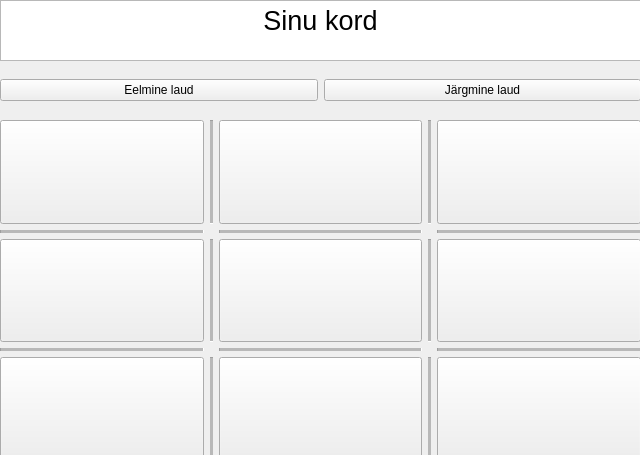
<?xml version="1.0" encoding="UTF-8"?>
<ui version="4.0">
 <class>mangulaudSisu</class>
 <widget class="QWidget" name="mangulaudSisu">
  <property name="geometry">
   <rect>
    <x>0</x>
    <y>0</y>
    <width>640</width>
    <height>455</height>
   </rect>
  </property>
  <property name="windowTitle">
   <string>Form</string>
  </property>
  <widget class="QWidget" name="horizontalLayoutWidget">
   <property name="geometry">
    <rect>
     <x>0</x>
     <y>60</y>
     <width>641</width>
     <height>61</height>
    </rect>
   </property>
   <layout class="QHBoxLayout" name="horizontalLayout_2">
    <item>
     <widget class="QPushButton" name="eelmineLaudNupp">
      <property name="text">
       <string>Eelmine laud</string>
      </property>
     </widget>
    </item>
    <item>
     <widget class="QPushButton" name="JargmineLaudNupp">
      <property name="text">
       <string>Järgmine laud</string>
      </property>
     </widget>
    </item>
   </layout>
  </widget>
  <widget class="QWidget" name="gridLayoutWidget">
   <property name="geometry">
    <rect>
     <x>0</x>
     <y>120</y>
     <width>641</width>
     <height>341</height>
    </rect>
   </property>
   <layout class="QGridLayout" name="gridLayout_2">
    <item row="2" column="1">
     <widget class="Line" name="line_8">
      <property name="lineWidth">
       <number>1</number>
      </property>
      <property name="midLineWidth">
       <number>3</number>
      </property>
      <property name="orientation">
       <enum>Qt::Vertical</enum>
      </property>
     </widget>
    </item>
    <item row="4" column="2">
     <widget class="QPushButton" name="pushButton_7">
      <property name="sizePolicy">
       <sizepolicy hsizetype="Minimum" vsizetype="Minimum">
        <horstretch>0</horstretch>
        <verstretch>0</verstretch>
       </sizepolicy>
      </property>
      <property name="font">
       <font>
        <pointsize>28</pointsize>
       </font>
      </property>
      <property name="text">
       <string/>
      </property>
     </widget>
    </item>
    <item row="0" column="2">
     <widget class="QPushButton" name="pushButton_1">
      <property name="sizePolicy">
       <sizepolicy hsizetype="Minimum" vsizetype="Minimum">
        <horstretch>0</horstretch>
        <verstretch>0</verstretch>
       </sizepolicy>
      </property>
      <property name="font">
       <font>
        <pointsize>28</pointsize>
       </font>
      </property>
      <property name="text">
       <string/>
      </property>
     </widget>
    </item>
    <item row="1" column="2">
     <widget class="Line" name="line_2">
      <property name="lineWidth">
       <number>1</number>
      </property>
      <property name="midLineWidth">
       <number>3</number>
      </property>
      <property name="orientation">
       <enum>Qt::Horizontal</enum>
      </property>
     </widget>
    </item>
    <item row="3" column="2">
     <widget class="Line" name="line_5">
      <property name="lineWidth">
       <number>1</number>
      </property>
      <property name="midLineWidth">
       <number>3</number>
      </property>
      <property name="orientation">
       <enum>Qt::Horizontal</enum>
      </property>
     </widget>
    </item>
    <item row="3" column="0">
     <widget class="Line" name="line_4">
      <property name="lineWidth">
       <number>1</number>
      </property>
      <property name="midLineWidth">
       <number>3</number>
      </property>
      <property name="orientation">
       <enum>Qt::Horizontal</enum>
      </property>
     </widget>
    </item>
    <item row="0" column="0">
     <widget class="QPushButton" name="pushButton_0">
      <property name="sizePolicy">
       <sizepolicy hsizetype="Minimum" vsizetype="Minimum">
        <horstretch>0</horstretch>
        <verstretch>0</verstretch>
       </sizepolicy>
      </property>
      <property name="font">
       <font>
        <pointsize>28</pointsize>
       </font>
      </property>
      <property name="text">
       <string/>
      </property>
     </widget>
    </item>
    <item row="2" column="4">
     <widget class="QPushButton" name="pushButton_5">
      <property name="sizePolicy">
       <sizepolicy hsizetype="Minimum" vsizetype="Minimum">
        <horstretch>0</horstretch>
        <verstretch>0</verstretch>
       </sizepolicy>
      </property>
      <property name="font">
       <font>
        <pointsize>28</pointsize>
       </font>
      </property>
      <property name="text">
       <string/>
      </property>
     </widget>
    </item>
    <item row="3" column="4">
     <widget class="Line" name="line_6">
      <property name="lineWidth">
       <number>1</number>
      </property>
      <property name="midLineWidth">
       <number>3</number>
      </property>
      <property name="orientation">
       <enum>Qt::Horizontal</enum>
      </property>
     </widget>
    </item>
    <item row="4" column="4">
     <widget class="QPushButton" name="pushButton_8">
      <property name="sizePolicy">
       <sizepolicy hsizetype="Minimum" vsizetype="Minimum">
        <horstretch>0</horstretch>
        <verstretch>0</verstretch>
       </sizepolicy>
      </property>
      <property name="font">
       <font>
        <pointsize>28</pointsize>
       </font>
      </property>
      <property name="text">
       <string/>
      </property>
     </widget>
    </item>
    <item row="4" column="1">
     <widget class="Line" name="line_9">
      <property name="lineWidth">
       <number>1</number>
      </property>
      <property name="midLineWidth">
       <number>3</number>
      </property>
      <property name="orientation">
       <enum>Qt::Vertical</enum>
      </property>
     </widget>
    </item>
    <item row="4" column="0">
     <widget class="QPushButton" name="pushButton_6">
      <property name="sizePolicy">
       <sizepolicy hsizetype="Minimum" vsizetype="Minimum">
        <horstretch>0</horstretch>
        <verstretch>0</verstretch>
       </sizepolicy>
      </property>
      <property name="font">
       <font>
        <pointsize>28</pointsize>
       </font>
      </property>
      <property name="text">
       <string/>
      </property>
     </widget>
    </item>
    <item row="2" column="0">
     <widget class="QPushButton" name="pushButton_3">
      <property name="sizePolicy">
       <sizepolicy hsizetype="Minimum" vsizetype="Minimum">
        <horstretch>0</horstretch>
        <verstretch>0</verstretch>
       </sizepolicy>
      </property>
      <property name="font">
       <font>
        <pointsize>28</pointsize>
       </font>
      </property>
      <property name="text">
       <string/>
      </property>
     </widget>
    </item>
    <item row="1" column="4">
     <widget class="Line" name="line_3">
      <property name="lineWidth">
       <number>1</number>
      </property>
      <property name="midLineWidth">
       <number>3</number>
      </property>
      <property name="orientation">
       <enum>Qt::Horizontal</enum>
      </property>
     </widget>
    </item>
    <item row="0" column="1">
     <widget class="Line" name="line_7">
      <property name="lineWidth">
       <number>1</number>
      </property>
      <property name="midLineWidth">
       <number>3</number>
      </property>
      <property name="orientation">
       <enum>Qt::Vertical</enum>
      </property>
     </widget>
    </item>
    <item row="2" column="2">
     <widget class="QPushButton" name="pushButton_4">
      <property name="sizePolicy">
       <sizepolicy hsizetype="Minimum" vsizetype="Minimum">
        <horstretch>0</horstretch>
        <verstretch>0</verstretch>
       </sizepolicy>
      </property>
      <property name="font">
       <font>
        <pointsize>28</pointsize>
       </font>
      </property>
      <property name="text">
       <string/>
      </property>
     </widget>
    </item>
    <item row="1" column="0">
     <widget class="Line" name="line">
      <property name="lineWidth">
       <number>1</number>
      </property>
      <property name="midLineWidth">
       <number>3</number>
      </property>
      <property name="orientation">
       <enum>Qt::Horizontal</enum>
      </property>
     </widget>
    </item>
    <item row="0" column="4">
     <widget class="QPushButton" name="pushButton_2">
      <property name="sizePolicy">
       <sizepolicy hsizetype="Minimum" vsizetype="Minimum">
        <horstretch>0</horstretch>
        <verstretch>0</verstretch>
       </sizepolicy>
      </property>
      <property name="font">
       <font>
        <pointsize>28</pointsize>
       </font>
      </property>
      <property name="text">
       <string/>
      </property>
     </widget>
    </item>
    <item row="0" column="3">
     <widget class="Line" name="line_10">
      <property name="lineWidth">
       <number>1</number>
      </property>
      <property name="midLineWidth">
       <number>3</number>
      </property>
      <property name="orientation">
       <enum>Qt::Vertical</enum>
      </property>
     </widget>
    </item>
    <item row="2" column="3">
     <widget class="Line" name="line_11">
      <property name="lineWidth">
       <number>1</number>
      </property>
      <property name="midLineWidth">
       <number>3</number>
      </property>
      <property name="orientation">
       <enum>Qt::Vertical</enum>
      </property>
     </widget>
    </item>
    <item row="4" column="3">
     <widget class="Line" name="line_12">
      <property name="lineWidth">
       <number>1</number>
      </property>
      <property name="midLineWidth">
       <number>3</number>
      </property>
      <property name="orientation">
       <enum>Qt::Vertical</enum>
      </property>
     </widget>
    </item>
   </layout>
  </widget>
  <widget class="QTextBrowser" name="textBrowser">
   <property name="geometry">
    <rect>
     <x>0</x>
     <y>0</y>
     <width>641</width>
     <height>61</height>
    </rect>
   </property>
   <property name="html">
    <string>&lt;!DOCTYPE HTML PUBLIC &quot;-//W3C//DTD HTML 4.0//EN&quot; &quot;http://www.w3.org/TR/REC-html40/strict.dtd&quot;&gt;
&lt;html&gt;&lt;head&gt;&lt;meta name=&quot;qrichtext&quot; content=&quot;1&quot; /&gt;&lt;meta charset=&quot;utf-8&quot; /&gt;&lt;style type=&quot;text/css&quot;&gt;
p, li { white-space: pre-wrap; }
hr { height: 1px; border-width: 0; }
li.unchecked::marker { content: &quot;\2610&quot;; }
li.checked::marker { content: &quot;\2612&quot;; }
&lt;/style&gt;&lt;/head&gt;&lt;body style=&quot; font-family:'Segoe UI'; font-size:9pt; font-weight:400; font-style:normal;&quot;&gt;
&lt;p align=&quot;center&quot; style=&quot; margin-top:0px; margin-bottom:0px; margin-left:0px; margin-right:0px; -qt-block-indent:0; text-indent:0px;&quot;&gt;&lt;span style=&quot; font-size:20pt;&quot;&gt;Sinu kord&lt;/span&gt;&lt;/p&gt;&lt;/body&gt;&lt;/html&gt;</string>
   </property>
  </widget>
 </widget>
 <resources/>
 <connections/>
</ui>
